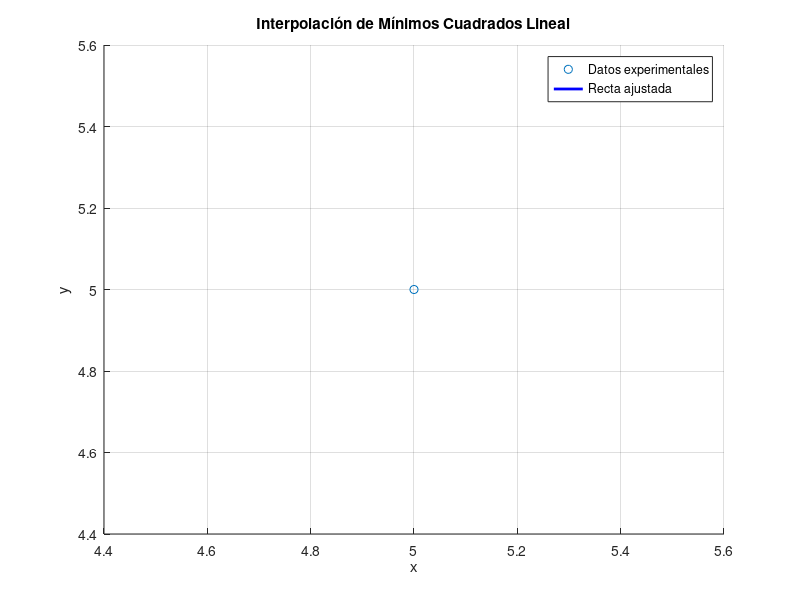

Write the MATLAB code that produced this figure.

%MINIMOS CUADRADOS LINEAL

x = input('Ingrese el vector de Xs entre corchetes [ ]: ');
y = input('Ingrese el vector de Ys entre corchetes [ ]: ');

%x = [1 3 4 6 8 9 11 14];
%y = [1 2 4 4 5 7 8 9];

% Cálculos para el ajuste de mínimos cuadrados
X = [ones(length(x),1), x'];
theta = X\y';

b = theta(1); % Intercepto
a = theta(2); % Pendiente

fprintf('La ecuación de la recta ajustada es: y = %.4fx + %.4f\n', a, b);

% Graficar los datos y la recta ajustada
figure;
scatter(x, y, 'ro'); % Puntos experimentales
hold on;
x_fit = linspace(min(x), max(x), 100);
y_fit = a*x_fit + b;
plot(x_fit, y_fit, 'b-', 'LineWidth', 2); % Recta ajustada

% Etiquetas y título
xlabel('x');
ylabel('y');
title('Interpolación de Mínimos Cuadrados Lineal');
legend('Datos experimentales', 'Recta ajustada', 'Location', 'Best');
grid on;
hold off;

% Cálculo del error (suma de los cuadrados de las diferencias)
y_pred = a*x + b; % Valores predichos por la recta ajustada
error = sum((y - y_pred).^2); % Error cuadrático total

fprintf('El error cuadrático total es: %.4f\n', error);
